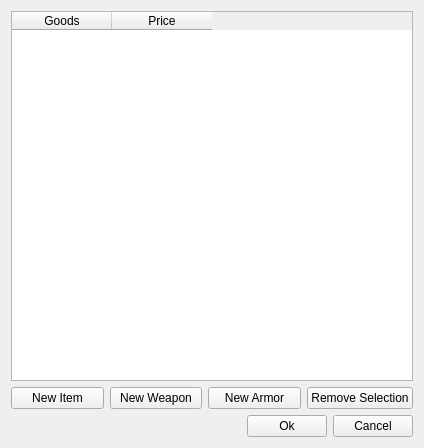
<?xml version="1.0" encoding="UTF-8"?>
<ui version="4.0">
 <class>ShopProcessingDialog</class>
 <widget class="QWidget" name="ShopProcessingDialog">
  <property name="windowModality">
   <enum>Qt::ApplicationModal</enum>
  </property>
  <property name="geometry">
   <rect>
    <x>0</x>
    <y>0</y>
    <width>424</width>
    <height>448</height>
   </rect>
  </property>
  <property name="windowTitle">
   <string>Shop Processing</string>
  </property>
  <layout class="QGridLayout" name="gridLayout">
   <item row="0" column="0">
    <widget class="QTableWidget" name="tableWidget">
     <property name="contextMenuPolicy">
      <enum>Qt::CustomContextMenu</enum>
     </property>
     <property name="selectionMode">
      <enum>QAbstractItemView::SingleSelection</enum>
     </property>
     <property name="selectionBehavior">
      <enum>QAbstractItemView::SelectRows</enum>
     </property>
     <attribute name="verticalHeaderVisible">
      <bool>false</bool>
     </attribute>
     <column>
      <property name="text">
       <string>Goods</string>
      </property>
     </column>
     <column>
      <property name="text">
       <string>Price</string>
      </property>
     </column>
    </widget>
   </item>
   <item row="3" column="0">
    <layout class="QHBoxLayout" name="horizontalLayout">
     <item>
      <spacer name="horizontalSpacer">
       <property name="orientation">
        <enum>Qt::Horizontal</enum>
       </property>
       <property name="sizeHint" stdset="0">
        <size>
         <width>40</width>
         <height>20</height>
        </size>
       </property>
      </spacer>
     </item>
     <item>
      <widget class="QPushButton" name="button_ok">
       <property name="text">
        <string>Ok</string>
       </property>
      </widget>
     </item>
     <item>
      <widget class="QPushButton" name="button_cancel">
       <property name="text">
        <string>Cancel</string>
       </property>
      </widget>
     </item>
    </layout>
   </item>
   <item row="2" column="0">
    <layout class="QHBoxLayout" name="horizontalLayout_2">
     <item>
      <widget class="QPushButton" name="button_item">
       <property name="text">
        <string>New Item</string>
       </property>
      </widget>
     </item>
     <item>
      <widget class="QPushButton" name="button_weapon">
       <property name="text">
        <string>New Weapon</string>
       </property>
      </widget>
     </item>
     <item>
      <widget class="QPushButton" name="button_armor">
       <property name="text">
        <string>New Armor</string>
       </property>
      </widget>
     </item>
     <item>
      <widget class="QPushButton" name="button_del">
       <property name="text">
        <string>Remove Selection</string>
       </property>
      </widget>
     </item>
    </layout>
   </item>
  </layout>
 </widget>
 <resources/>
 <connections/>
</ui>
